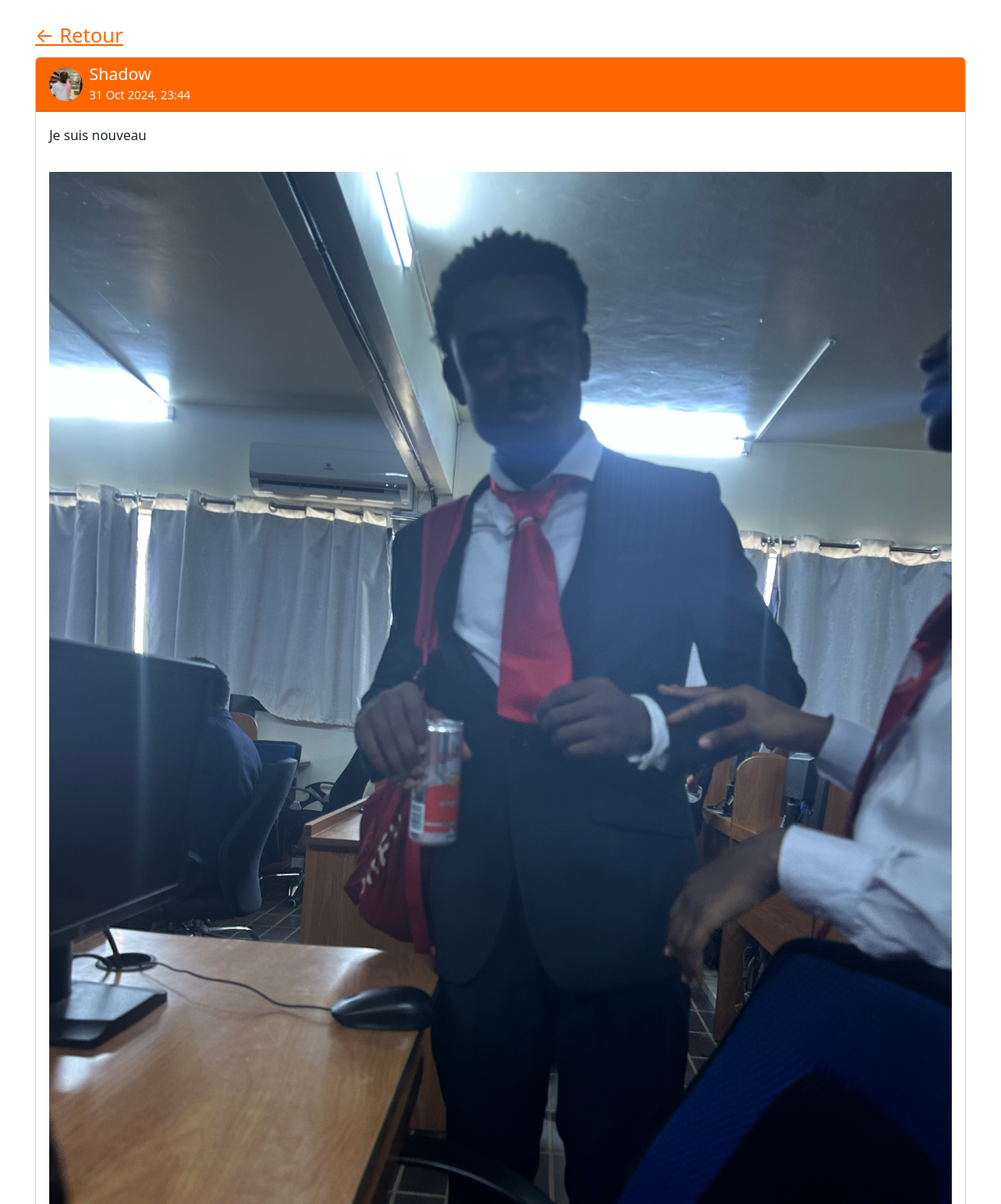
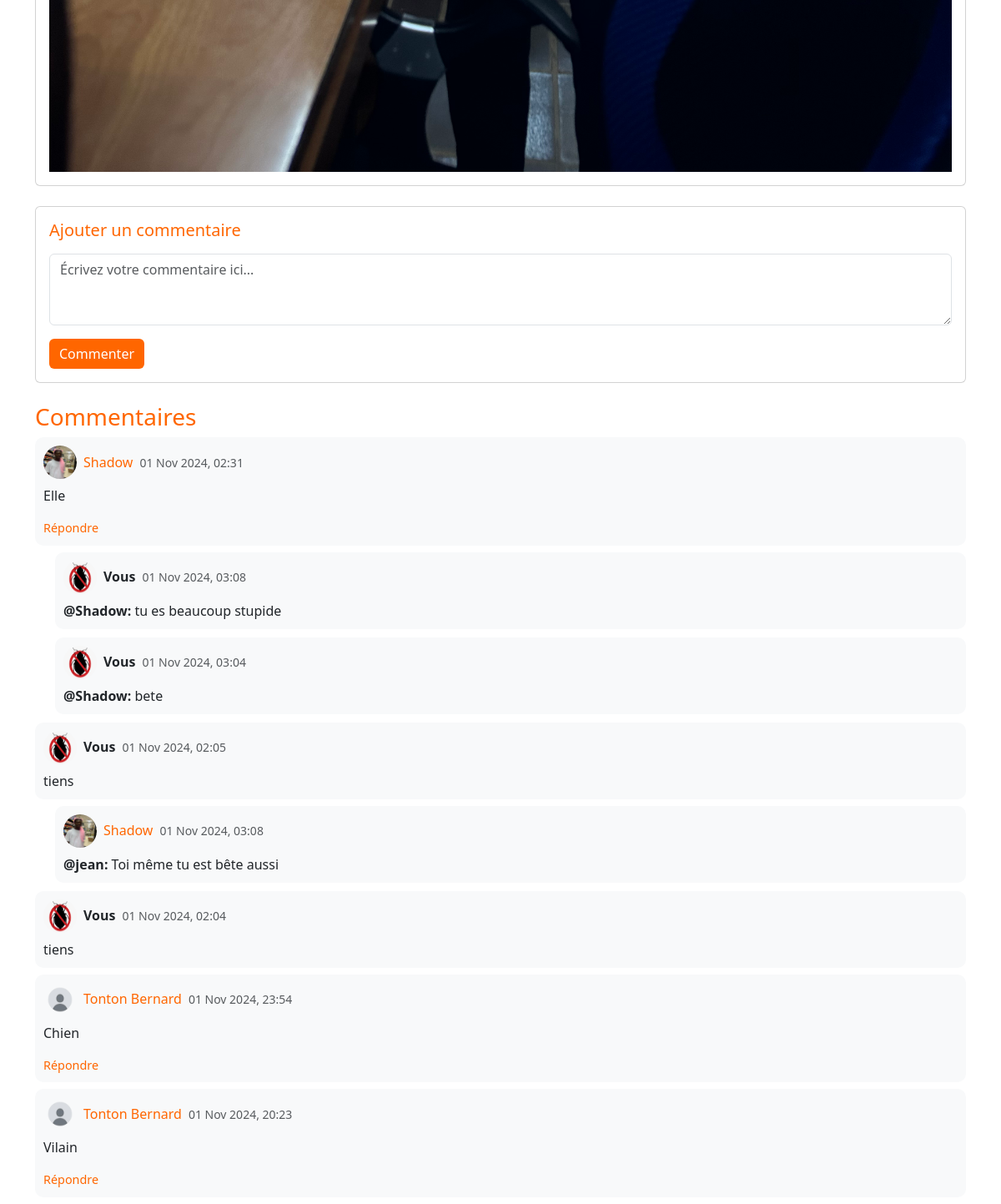
The page /pages/commentaires.php?publication_id=15 (signed in) on the database its author committed (2 pictures, top to bottom).
### tables this page shows
CREATE TABLE IF NOT EXISTS `publications` (
  `publication_id` int NOT NULL AUTO_INCREMENT,
  `utilisateur_id` int DEFAULT NULL,
  `contenu` text NOT NULL,
  `image` varchar(255) DEFAULT NULL,
  `date_creation` timestamp NULL DEFAULT CURRENT_TIMESTAMP,
  PRIMARY KEY (`publication_id`),
  KEY `utilisateur_id` (`utilisateur_id`)
);

CREATE TABLE IF NOT EXISTS `utilisateurs` (
  `utilisateur_id` int NOT NULL AUTO_INCREMENT,
  `nom_utilisateur` varchar(50) NOT NULL,
  `email` varchar(100) NOT NULL,
  `mot_de_passe_hash` varchar(255) NOT NULL,
  `photo_profil` varchar(255) DEFAULT NULL,
  `bio` text,
  `date_creation` timestamp NULL DEFAULT CURRENT_TIMESTAMP,
  `dernier_login` timestamp NULL DEFAULT NULL,
  `premiere_connexion` tinyint(1) DEFAULT '1',
  `reset_token` varchar(255) DEFAULT NULL,
  `token_expiration` datetime DEFAULT NULL,
  PRIMARY KEY (`utilisateur_id`),
  UNIQUE KEY `nom_utilisateur` (`nom_utilisateur`),
  UNIQUE KEY `email` (`email`)
);

CREATE TABLE IF NOT EXISTS `commentaires` (
  `commentaire_id` int NOT NULL AUTO_INCREMENT,
  `utilisateur_id` int DEFAULT NULL,
  `publication_id` int DEFAULT NULL,
  `contenu` text NOT NULL,
  `date_commentaire` timestamp NULL DEFAULT CURRENT_TIMESTAMP,
  `parent_id` int DEFAULT NULL,
  PRIMARY KEY (`commentaire_id`),
  KEY `utilisateur_id` (`utilisateur_id`),
  KEY `publication_id` (`publication_id`)
);

### pages/commentaires.php (the view, shortened to what this page needs)
<?php
$host = 'localhost';
$dbname = 'bricoconnect';
$username = 'root';
$password = '';
try {
    $pdo = new PDO("mysql:host=$host;dbname=$dbname", $username, $password);
    $pdo->setAttribute(PDO::ATTR_ERRMODE, PDO::ERRMODE_EXCEPTION);
    if (isset($_GET['publication_id'])) {
        $publication_id = $_GET['publication_id'];
        $stmt = $pdo->prepare("SELECT p.*, u.nom_utilisateur, u.photo_profil FROM publications p JOIN utilisateurs u ON p.utilisateur_id = u.utilisateur_id WHERE p.publication_id = :publication_id");
        $stmt->bindParam(':publication_id', $publication_id);
        $stmt->execute();
        $publication = $stmt->fetch(PDO::FETCH_ASSOC);
        $stmt = $pdo->prepare("
            SELECT c.*, u.nom_utilisateur, u.photo_profil, u.utilisateur_id
            FROM commentaires c
            JOIN utilisateurs u ON c.utilisateur_id = u.utilisateur_id
            WHERE c.publication_id = :publication_id
            ORDER BY c.parent_id ASC, c.date_commentaire DESC
        ");
        $stmt->bindParam(':publication_id', $publication_id);
        $stmt->execute();
        $commentaires = $stmt->fetchAll(PDO::FETCH_ASSOC);
    } else {
        echo "<p class='text-danger'>Publication non trouvée.</p>";
        exit;
    }
} catch (PDOException $e) {
    echo "Erreur : " . $e->getMessage();
}
?>
<!DOCTYPE html>
<html lang="fr">
<head>
    <link href="https://cdn.jsdelivr.net/npm/bootstrap@5.3.0/dist/css/bootstrap.min.css" rel="stylesheet">
</head>
<body>
<div class="container mt-4">
    <a href="home.php" class="back-btn">&larr; Retour</a>
    <div class="card mb-4 mt-2">
        <div class="card-header d-flex align-items-center card-header-main">
            <img src="<?php echo $publication['photo_profil'] ? '../uploads/' . htmlspecialchars($publication['photo_profil']) : '../images/default_avatar.png'; ?>" class="profile-image me-2" alt="Photo de profil">
            <div>
                <h5 class="mb-0"><?php echo htmlspecialchars($publication['nom_utilisateur']); ?></h5>
                <small class="text-light"><?php echo date('d M Y, H:i', strtotime($publication['date_creation'])); ?></small>
            </div>
        </div>
        <div class="card-body">
            <p class="card-text"><?php echo htmlspecialchars($publication['contenu']); ?></p>
            <?php if ($publication['image']): ?>
                <img src="../<?php echo htmlspecialchars($publication['image']); ?>" class="img-fluid mt-3" alt="Image de la publication">
            <?php endif; ?>
        </div>
    </div>
    <div class="card mb-4">
        <div class="card-body">
            <h5 class="card-title main-color">Ajouter un commentaire</h5>
            <form method="POST" class="mt-3">
                <div class="mb-3">
                    <textarea id="contenu_commentaire" name="contenu_commentaire" class="form-control" rows="3" placeholder="Écrivez votre commentaire ici..." required></textarea>
                </div>
                <button type="submit" class="btn btn-main">Commenter</button>
            </form>
        </div>
    </div>
    <h3 class="main-color">Commentaires</h3>
    <?php if (count($commentaires) > 0): ?>
        <?php foreach ($commentaires as $commentaire): ?>
            <?php if (!$commentaire['parent_id']): ?>
                <div class="comment-bubble mb-2">
                    <div class="d-flex align-items-center">
                        <img src="<?php echo $commentaire['photo_profil'] ? '../uploads/' . htmlspecialchars($commentaire['photo_profil']) : '../images/default_avatar.png'; ?>" class="profile-image me-2" alt="Photo de profil">
                        <h6 class="mb-0">
                            <?php
                            if ($commentaire['utilisateur_id'] == $_SESSION['utilisateur_id']) {
                                echo "<strong>Vous</strong>";
                            } else {
                                echo "<a href='profil_utilisateur.php?utilisateur_id=" . $commentaire['utilisateur_id'] . "' class='text-decoration-none main-color'>" . htmlspecialchars($commentaire['nom_utilisateur']) . "</a>";
                            }
                            ?>
                        </h6>
                        <small class="text-muted ms-2"><?php echo date('d M Y, H:i', strtotime($commentaire['date_commentaire'])); ?></small>
                    </div>
                    <p class="card-text mt-2"><?php echo htmlspecialchars($commentaire['contenu']); ?></p>
                    <?php if ($commentaire['utilisateur_id'] != $_SESSION['utilisateur_id']): ?>
                        <div class="reply-button" onclick="setReply(<?php echo $commentaire['commentaire_id']; ?>, '<?php echo htmlspecialchars($commentaire['nom_utilisateur']); ?>')">Répondre</div>
                    <?php endif; ?>
                </div>
                <?php foreach ($commentaires as $reponse): ?>
                    <?php if ($reponse['parent_id'] == $commentaire['commentaire_id']): ?>
                        <div class="comment-bubble ms-4">
                            <div class="d-flex align-items-center">
                                <img src="<?php echo $reponse['photo_profil'] ? '../uploads/' . htmlspecialchars($reponse['photo_profil']) : '../images/default_avatar.png'; ?>" class="profile-image me-2" alt="Photo de profil">
                                <h6 class="mb-0">
                                    <?php
                                    if ($reponse['utilisateur_id'] == $_SESSION['utilisateur_id']) {
                                        echo "<strong>Vous</strong>";
                                    } else {
                                        echo "<a href='profil_utilisateur.php?utilisateur_id=" . $reponse['utilisateur_id'] . "' class='text-decoration-none main-color'>" . htmlspecialchars($reponse['nom_utilisateur']) . "</a>";
                                    }
                                    ?>
                                </h6>
                                <small class="text-muted ms-2"><?php echo date('d M Y, H:i', strtotime($reponse['date_commentaire'])); ?></small>
                            </div>
                            <p class="card-text mt-2"><strong>@<?php echo htmlspecialchars($commentaire['nom_utilisateur']); ?>:</strong> <?php echo htmlspecialchars($reponse['contenu']); ?></p>
                        </div>
                    <?php endif; ?>
                <?php endforeach; ?>
            <?php endif; ?>
        <?php endforeach; ?>
    <?php else: ?>
        <p class="text-muted">Aucun commentaire pour cette publication.</p>
    <?php endif; ?>
</div>
</body>
</html>

### pages/commentaires.php (style rules this page uses)
.main-color { color: #ff6600; }
.btn-main { background-color: #ff6600; color: white; border: none; }
.card-header-main { background-color: #ff6600; color: white; }
.profile-image { width: 40px; height: 40px; border-radius: 50%; }
.comment-bubble { background-color: #f8f9fa; border-radius: 10px; padding: 10px; margin-bottom: 10px; }
.reply-button { color: #ff6600; cursor: pointer; font-size: 0.9rem; }
.back-btn { font-size: 1.5rem; color: #ff6600; cursor: pointer; }

### rows shown on the page
publications: utilisateur.photo_profil (picture), utilisateur.nom_utilisateur "Shadow", date_creation "31 Oct 2024, 23:44", contenu "Je suis nouveau", image (picture)
commentaires: utilisateur.photo_profil (picture), utilisateur.nom_utilisateur "Shadow", date_commentaire "01 Nov 2024, 02:31", contenu "Elle"
commentaires: utilisateur.photo_profil (picture), shows "Vous", date_commentaire "01 Nov 2024, 03:08", contenu "tu es beaucoup stupide"
utilisateurs: nom_utilisateur "Shadow"
commentaires: utilisateur.photo_profil (picture), shows "Vous", date_commentaire "01 Nov 2024, 03:04", contenu "bete"
commentaires: utilisateur.photo_profil (picture), shows "Vous", date_commentaire "01 Nov 2024, 02:05", contenu "tiens"
commentaires: utilisateur.photo_profil (picture), utilisateur.nom_utilisateur "Shadow", date_commentaire "01 Nov 2024, 03:08", contenu "Toi même tu est bête aussi"
utilisateurs: nom_utilisateur "jean"
commentaires: utilisateur.photo_profil (picture), shows "Vous", date_commentaire "01 Nov 2024, 02:04", contenu "tiens"
commentaires: utilisateur.photo_profil (placeholder picture), utilisateur.nom_utilisateur "Tonton Bernard", date_commentaire "01 Nov 2024, 23:54", contenu "Chien"
commentaires: utilisateur.photo_profil (placeholder picture), utilisateur.nom_utilisateur "Tonton Bernard", date_commentaire "01 Nov 2024, 20:23", contenu "Vilain"
